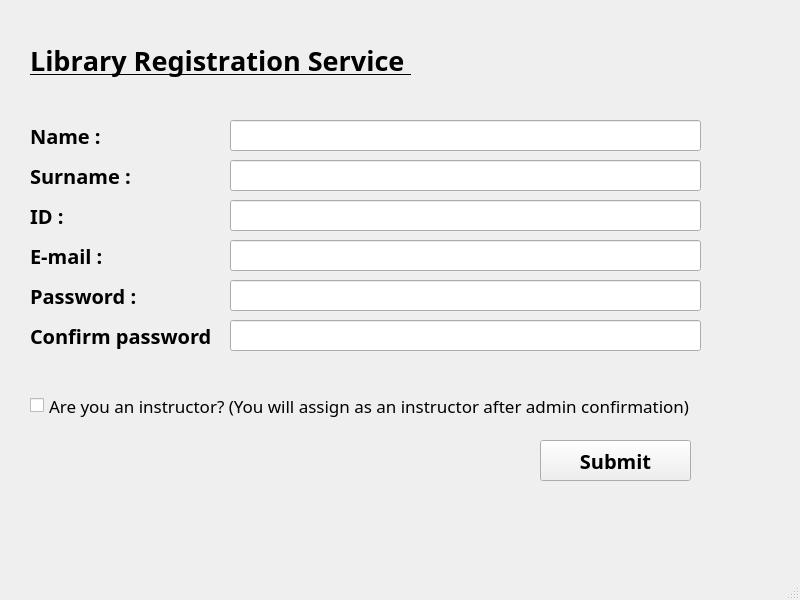
<?xml version="1.0" encoding="UTF-8"?>
<ui version="4.0">
 <class>RegistrationWindow</class>
 <widget class="QMainWindow" name="RegistrationWindow">
  <property name="geometry">
   <rect>
    <x>0</x>
    <y>0</y>
    <width>800</width>
    <height>600</height>
   </rect>
  </property>
  <property name="font">
   <font>
    <family>Umpush</family>
    <pointsize>15</pointsize>
    <kerning>true</kerning>
   </font>
  </property>
  <property name="windowTitle">
   <string>MainWindow</string>
  </property>
  <widget class="QWidget" name="centralwidget">
   <widget class="QLabel" name="label">
    <property name="geometry">
     <rect>
      <x>30</x>
      <y>40</y>
      <width>451</width>
      <height>41</height>
     </rect>
    </property>
    <property name="font">
     <font>
      <family>Umpush</family>
      <pointsize>20</pointsize>
      <weight>75</weight>
      <bold>true</bold>
      <underline>true</underline>
      <strikeout>false</strikeout>
      <kerning>false</kerning>
     </font>
    </property>
    <property name="text">
     <string>Library Registration Service </string>
    </property>
   </widget>
   <widget class="QLabel" name="label_2">
    <property name="geometry">
     <rect>
      <x>30</x>
      <y>120</y>
      <width>151</width>
      <height>31</height>
     </rect>
    </property>
    <property name="font">
     <font>
      <family>Umpush</family>
      <pointsize>15</pointsize>
      <weight>75</weight>
      <bold>true</bold>
      <kerning>true</kerning>
     </font>
    </property>
    <property name="text">
     <string>Name :</string>
    </property>
   </widget>
   <widget class="QLabel" name="label_3">
    <property name="geometry">
     <rect>
      <x>30</x>
      <y>160</y>
      <width>151</width>
      <height>31</height>
     </rect>
    </property>
    <property name="font">
     <font>
      <family>Umpush</family>
      <pointsize>15</pointsize>
      <weight>75</weight>
      <bold>true</bold>
      <kerning>true</kerning>
     </font>
    </property>
    <property name="text">
     <string>Surname :</string>
    </property>
   </widget>
   <widget class="QLabel" name="label_4">
    <property name="geometry">
     <rect>
      <x>30</x>
      <y>240</y>
      <width>151</width>
      <height>31</height>
     </rect>
    </property>
    <property name="font">
     <font>
      <family>Umpush</family>
      <pointsize>15</pointsize>
      <weight>75</weight>
      <bold>true</bold>
      <kerning>true</kerning>
     </font>
    </property>
    <property name="text">
     <string>E-mail :</string>
    </property>
   </widget>
   <widget class="QLabel" name="label_5">
    <property name="geometry">
     <rect>
      <x>30</x>
      <y>200</y>
      <width>151</width>
      <height>31</height>
     </rect>
    </property>
    <property name="font">
     <font>
      <family>Umpush</family>
      <pointsize>15</pointsize>
      <weight>75</weight>
      <bold>true</bold>
      <kerning>true</kerning>
     </font>
    </property>
    <property name="text">
     <string>ID :</string>
    </property>
   </widget>
   <widget class="QLabel" name="label_6">
    <property name="geometry">
     <rect>
      <x>30</x>
      <y>280</y>
      <width>151</width>
      <height>31</height>
     </rect>
    </property>
    <property name="font">
     <font>
      <family>Umpush</family>
      <pointsize>15</pointsize>
      <weight>75</weight>
      <bold>true</bold>
      <kerning>true</kerning>
     </font>
    </property>
    <property name="text">
     <string>Password :</string>
    </property>
   </widget>
   <widget class="QLabel" name="label_7">
    <property name="geometry">
     <rect>
      <x>30</x>
      <y>320</y>
      <width>181</width>
      <height>31</height>
     </rect>
    </property>
    <property name="font">
     <font>
      <family>Umpush</family>
      <pointsize>15</pointsize>
      <weight>75</weight>
      <bold>true</bold>
      <kerning>true</kerning>
     </font>
    </property>
    <property name="text">
     <string>Confirm password :</string>
    </property>
   </widget>
   <widget class="QCheckBox" name="checkbox_teacher">
    <property name="geometry">
     <rect>
      <x>30</x>
      <y>380</y>
      <width>721</width>
      <height>51</height>
     </rect>
    </property>
    <property name="font">
     <font>
      <family>Umpush</family>
      <pointsize>13</pointsize>
      <kerning>true</kerning>
     </font>
    </property>
    <property name="text">
     <string>Are you an instructor? (You will assign as an instructor after admin confirmation)</string>
    </property>
   </widget>
   <widget class="QPushButton" name="button_submit">
    <property name="geometry">
     <rect>
      <x>540</x>
      <y>440</y>
      <width>151</width>
      <height>41</height>
     </rect>
    </property>
    <property name="font">
     <font>
      <family>Umpush</family>
      <pointsize>15</pointsize>
      <weight>75</weight>
      <bold>true</bold>
      <kerning>true</kerning>
     </font>
    </property>
    <property name="cursor">
     <cursorShape>ArrowCursor</cursorShape>
    </property>
    <property name="text">
     <string>Submit</string>
    </property>
   </widget>
   <widget class="QLineEdit" name="text_name">
    <property name="geometry">
     <rect>
      <x>230</x>
      <y>120</y>
      <width>471</width>
      <height>31</height>
     </rect>
    </property>
   </widget>
   <widget class="QLineEdit" name="text_surname">
    <property name="geometry">
     <rect>
      <x>230</x>
      <y>160</y>
      <width>471</width>
      <height>31</height>
     </rect>
    </property>
   </widget>
   <widget class="QLineEdit" name="text_id">
    <property name="geometry">
     <rect>
      <x>230</x>
      <y>200</y>
      <width>471</width>
      <height>31</height>
     </rect>
    </property>
   </widget>
   <widget class="QLineEdit" name="text_email">
    <property name="geometry">
     <rect>
      <x>230</x>
      <y>240</y>
      <width>471</width>
      <height>31</height>
     </rect>
    </property>
   </widget>
   <widget class="QLineEdit" name="text_password">
    <property name="geometry">
     <rect>
      <x>230</x>
      <y>280</y>
      <width>471</width>
      <height>31</height>
     </rect>
    </property>
    <property name="echoMode">
     <enum>QLineEdit::Password</enum>
    </property>
   </widget>
   <widget class="QLineEdit" name="text_password_confirm">
    <property name="geometry">
     <rect>
      <x>230</x>
      <y>320</y>
      <width>471</width>
      <height>31</height>
     </rect>
    </property>
    <property name="echoMode">
     <enum>QLineEdit::Password</enum>
    </property>
   </widget>
  </widget>
  <widget class="QStatusBar" name="statusbar"/>
 </widget>
 <resources/>
 <connections/>
</ui>
